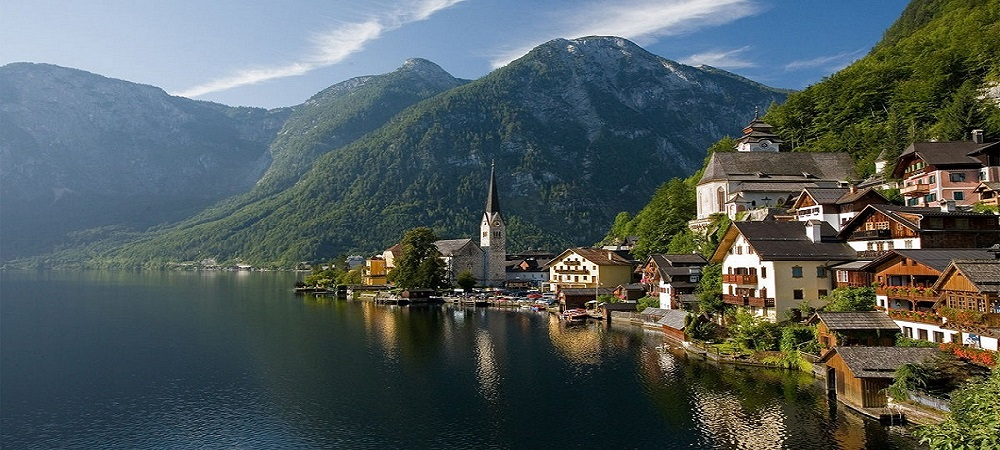
#> input picture images/hallstatt.jpg, 1000 x 450 px, found by its file name
$ python cv-07-2.py
#> lines starting #> are read from the running program, lines starting #| are printed output that depends on the picture; after the words box and inside, x2 and y2 are one past the last pixel; in counts of white or black regions, pixels touching at a corner belong together
import numpy as np
import cv2

img = cv2.imread('images/hallstatt.jpg')
#> img is the input picture: shape (450, 1000, 3); mean B, G, R 91.6, 91.5, 80.9

b,g,r = cv2.split(img)
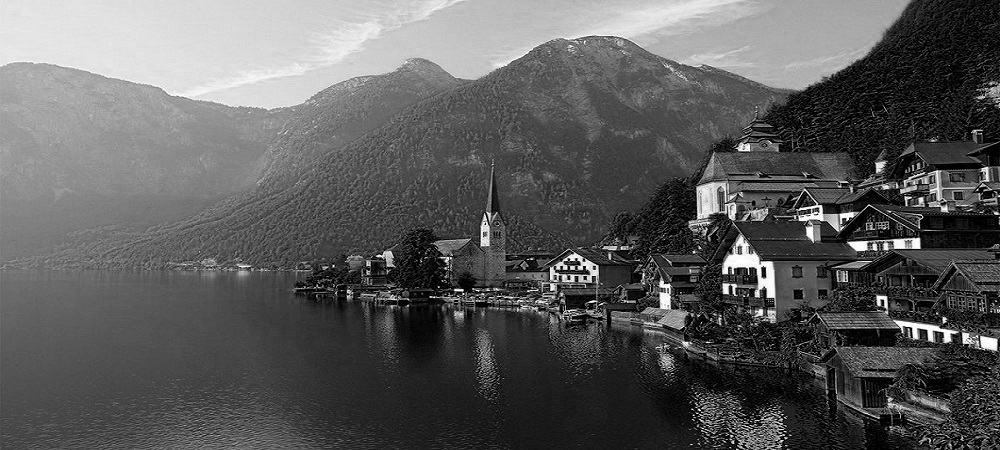
#> b: shape (450, 1000); min 0, max 255, mean 91.6
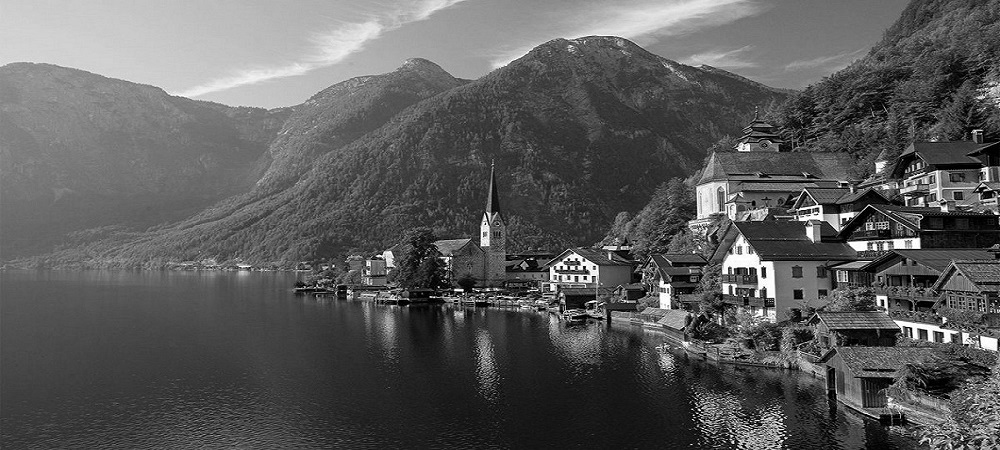
#> g: shape (450, 1000); min 0, max 255, mean 91.5
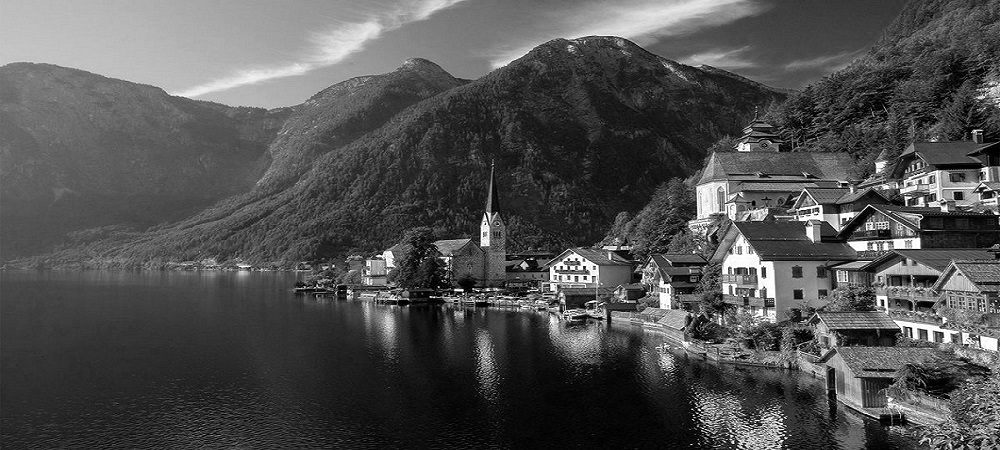
#> r: shape (450, 1000); min 0, max 255, mean 80.9

print(img[100, 100])
#| [160 133 106]
print(b[100, 100], g[100, 100], r[100, 100])
#| 160 133 106

cv2.imshow('original', img)

subimg = img[300:400, 350:750]
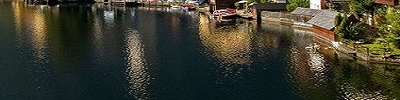
#> subimg: shape (100, 400, 3); mean B, G, R 45.6, 59.5, 60
cv2.imshow('cutting', subimg)

img[300:400, 0:400] = subimg
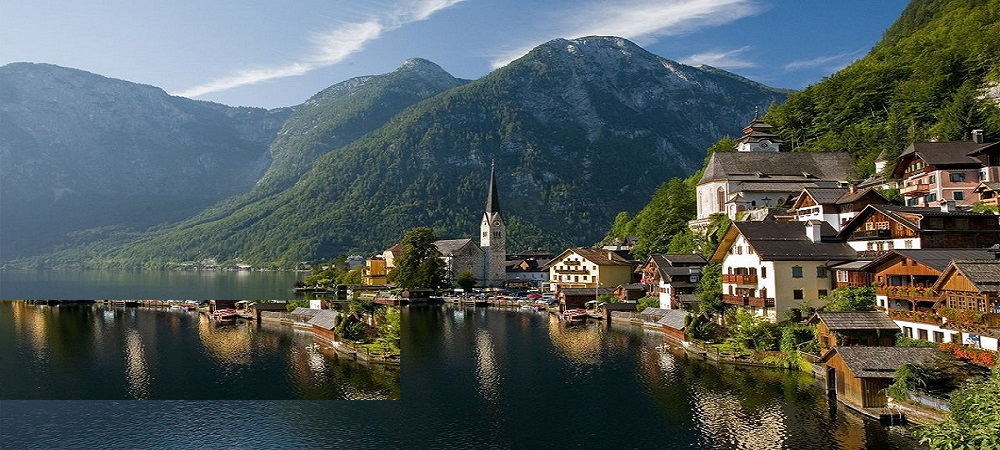
#> img: shape (450, 1000, 3); 8.89% of pixels changed, all inside (x1, y1, x2, y2) = (0, 300, 400, 400)

print(img.shape)
#| (450, 1000, 3)
print(subimg.shape)
#| (100, 400, 3)

cv2.imshow('modified', img)

cv2.waitKey(0)
cv2.destroyAllWindows()
